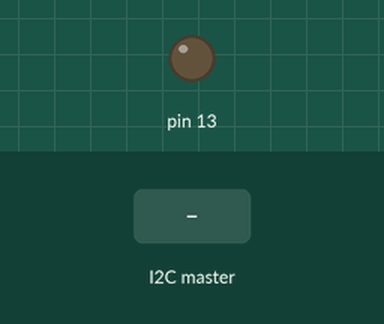
Simulated run of this sketch. Board: Arduino Uno, built with avr-gcc and run on an emulated ATmega328P. Parts: output pins drawn as LEDs (lit = HIGH). Inputs (shaded band) come from the test bench.

Above: at 1.2 s.
1.3 s: the I2C master sends "t"
At 1.7 s:
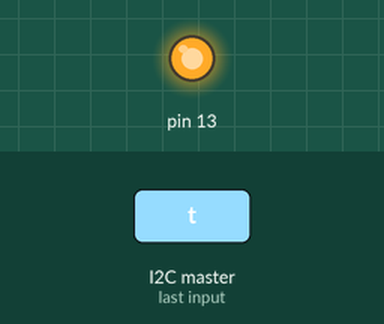
Timing chart, 0 to 4.3 s (numbered marks = the images above; inputs shaded):
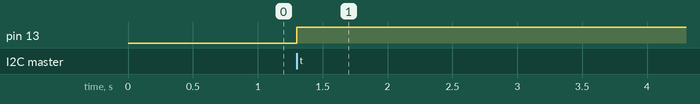

Measured:
- after the input at 1.3 s, pin 13: LOW → HIGH at once

The sketch:

TemperatureReporter.ino
```cpp
#include <Wire.h>

char command = '\n';

void setup() {
	Wire.begin(8);
	Wire.onRequest(handleRequest);
	Wire.onReceive(acceptCommand);

	pinMode(13, OUTPUT);
	digitalWrite(13, LOW);
}

void loop() {
	delay(100);
}

void handleRequest() {
	if (command == 't') {
		// digitalWrite(13, HIGH);
		Wire.write(analogRead(0));
	}

	command = '\n';
}

void acceptCommand(int bytes) {
	digitalWrite(13, HIGH);
	while (Wire.available() > 0) {
		command = Wire.read();
	}
}
```
